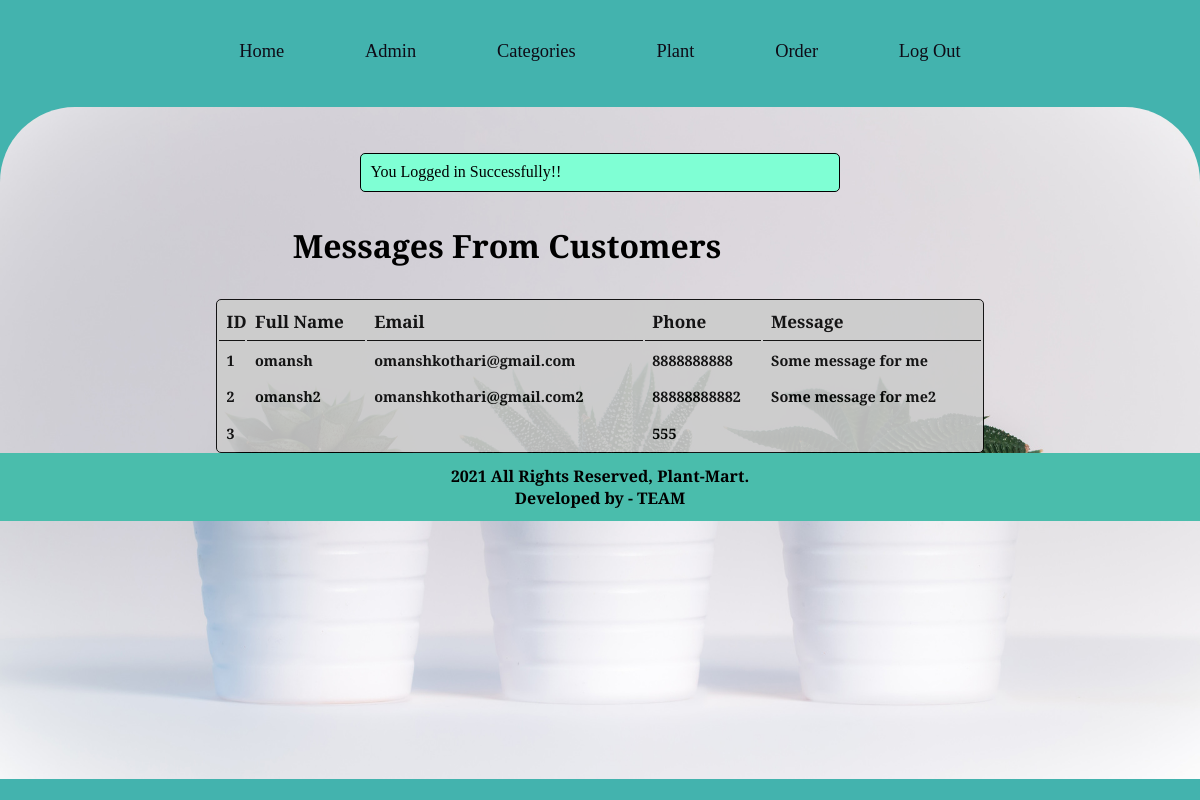
The app's page /admin/index.php (signed in) with its own data.
### tables this page shows
CREATE TABLE `contact` (
  `idcontact` int NOT NULL AUTO_INCREMENT,
  `name` varchar(45) DEFAULT NULL,
  `email` varchar(45) DEFAULT NULL,
  `phone` varchar(45) DEFAULT NULL,
  `description` text,
  PRIMARY KEY (`idcontact`),
  UNIQUE KEY `email_UNIQUE` (`email`)
);

### admin/index.php (the view, shortened to what this page needs)
 <?php
    include('partials/header.php');
 ?>
    <div class="main-content  mc-bg wrapper">
        <div class="box-container">
            <?php
                if(isset($_SESSION['login-msg'])){
                    echo $_SESSION['login-msg'];
                }
            ?>
        <h1 id="customer_messages">Messages From Customers</h1>
        <table>
            <tr>
                <th>ID</th>
                <th>Full Name</th>
                <th>Email</th>
                <th>Phone</th>
                <th>Message</th>
            </tr>
            <?php
            $sql = "SELECT * FROM contact";
            $res = mysqli_query($conn, $sql);
            $count = mysqli_num_rows($res);
            $sn = 1;
            if ($count > 0) {
                while ($rows = mysqli_fetch_assoc($res)) {
                    $full_name = $rows['name'];
                    $email = $rows['email'];
                    $phone = $rows['phone'];
                    $message = $rows['description'];
            ?>
                    <tr>
                        <td><?php echo $sn;?></td>
                        <td><?php echo $full_name;?></td>
                        <td><?php echo $email;?></td>
                        <td><?php echo $phone;?></td>
                        <td><?php echo $message;?></td>
                    </tr>
            <?php
                $sn++;
                }
            }
            else{
            }
            ?>
        </table>
    </div>
<?php
    include('partials/footer.php')
?>

### css/admin.css (style rules this page uses)
* { font-family: "Playfair Display"; margin: 0; padding: 0; box-sizing: border-box; outline: none; border: none; text-decoration: none; transition: 0.2s linear; flex-wrap: wrap; }
html { overflow-x: hidden; scroll-padding-top: 9rem; scroll-behavior: smooth; }
body { background-color: #43b3ae; }
.wrapper { padding: 1%; width: 100%; }
.main-content { margin: 0.35% 0; padding: 3% 0; min-height: 84vh; border-radius: 75px 75px 0 0; background-image: url('../images/small-plants-in-white-pots-im-1920x1080.jpg'); background-position: center; background-size: cover; }
.main-content h2, h1, h3 { text-transform: capitalize; padding-left: 5.8rem; }
.main-content .box-container { width: 80%; margin: 0 auto; }
#customer_messages { margin: 2rem 0 2rem 5rem; }
.main-content table { background-color: #ccc; opacity: 0.9; width: 80%; font-size: 90%; margin: 0 auto; border: 1px solid black; border-radius: 5px; font-weight: 600; }
.main-content table tr th { font-size: 1.07rem; padding: 1%; text-align: left; border-bottom: 1px solid black; }
.main-content table tr td { padding: 1%; }
.success { width: 50%; margin: 10px auto; color: #000; padding: 1%; border: 1px solid black; border-radius: 5px; background-color: #7fffd4; }

### records on screen
contact: name "omansh", email "omanshkothari@gmail.com", phone "8888888888", description "Some message for me"
contact: name "omansh2", email "omanshkothari@gmail.com2", phone "88888888882", description "Some message for me2"
contact: phone "555"

### other values on screen
$_SESSION['login-msg'] "You Logged in Successfully!!"
